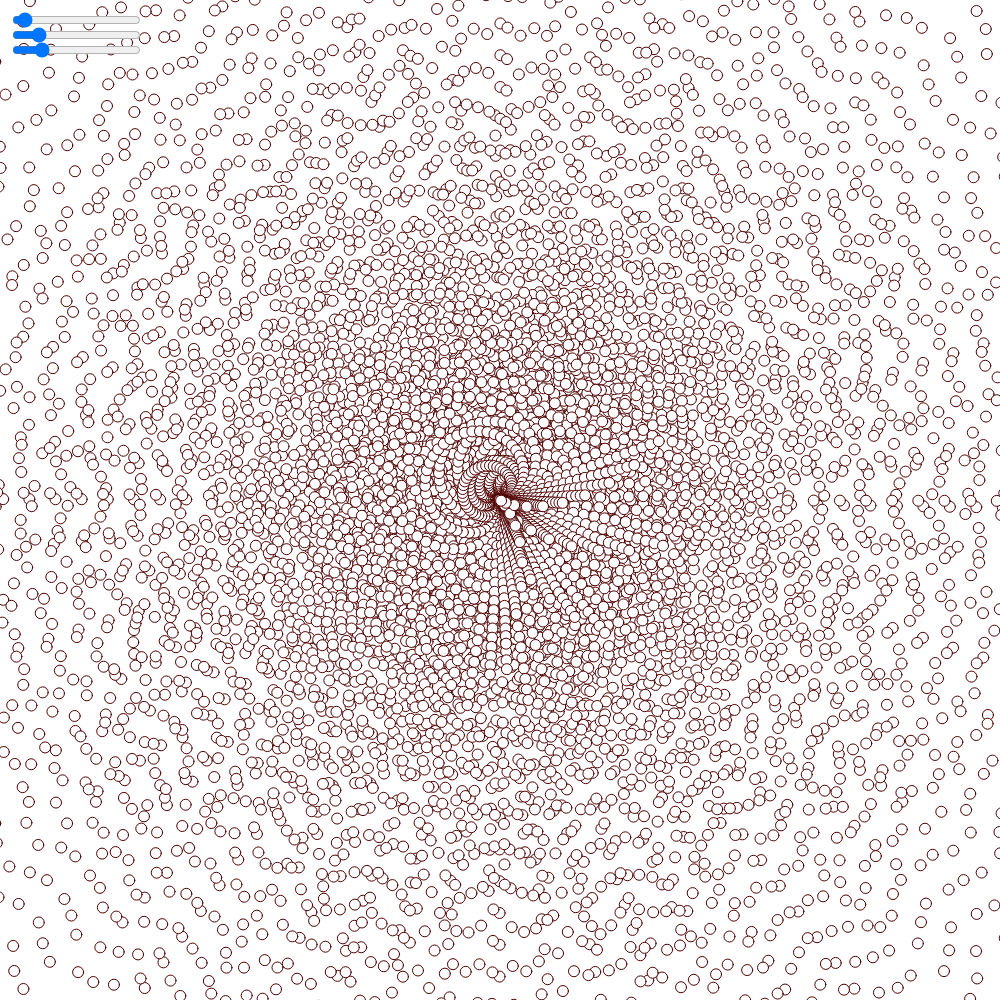
Frame 1 (no input)
Frame 60 (no input): identical to frame 1, image omitted
Frame 120 (the mouse pressed at the canvas centre since frame 60): identical to frame 1, image omitted

The p5.js sketch that drew this single still picture (run headless with seeded random() and noise() and a simulated clock; from frame 60 on, the mouse is pressed at the canvas centre):

// p5.js sketch
// ── sketch.js
x_dim = 1000;
y_dim = 1000;
x_1_old = x_dim/2;
y_1_old = y_dim/2;

var slider_d;
var slider_int;
var slider_n;

//circle_d = 25;
//n = 25;
//int = 0.1;

function setup() {
  createCanvas(x_dim,y_dim);
  slider_d = createSlider(1,250,10,10);
  slider_d.position(10,10);
  slider_n = createSlider(1,25,5,1);
  slider_n.position(10,25);
  slider_int = createSlider(0.001,0.5,0.1,0.001);
  slider_int.position(10,40);
}

function draw() {
    background(255);

    circle_d = slider_d.value();
    n = slider_n.value();
    int = slider_int.value();

    for (let theta=0; theta<2*PI; theta=theta+(PI/n)) {
        for (let j = 10; j<200; j=j+10) {
            for (let i=0; i<2*3.14; i=i+int) {
                x = 2*j*(1-cos(i))*cos(i);
                y = 2*j*(1-cos(i))*sin(i);
                x_1 = (x_dim/2)+x*cos(theta)+y*sin(theta);
                y_1 = (y_dim/2)-x*sin(theta)+y*cos(theta);
                stroke(80,0,0);
                //line(x_1_old,y_1_old,x_1,y_1);
                x_1_old = x_1;
                y_1_old = y_1;
                ellipse(x_1,y_1,circle_d,circle_d);
            }
        }
    }
}


    
